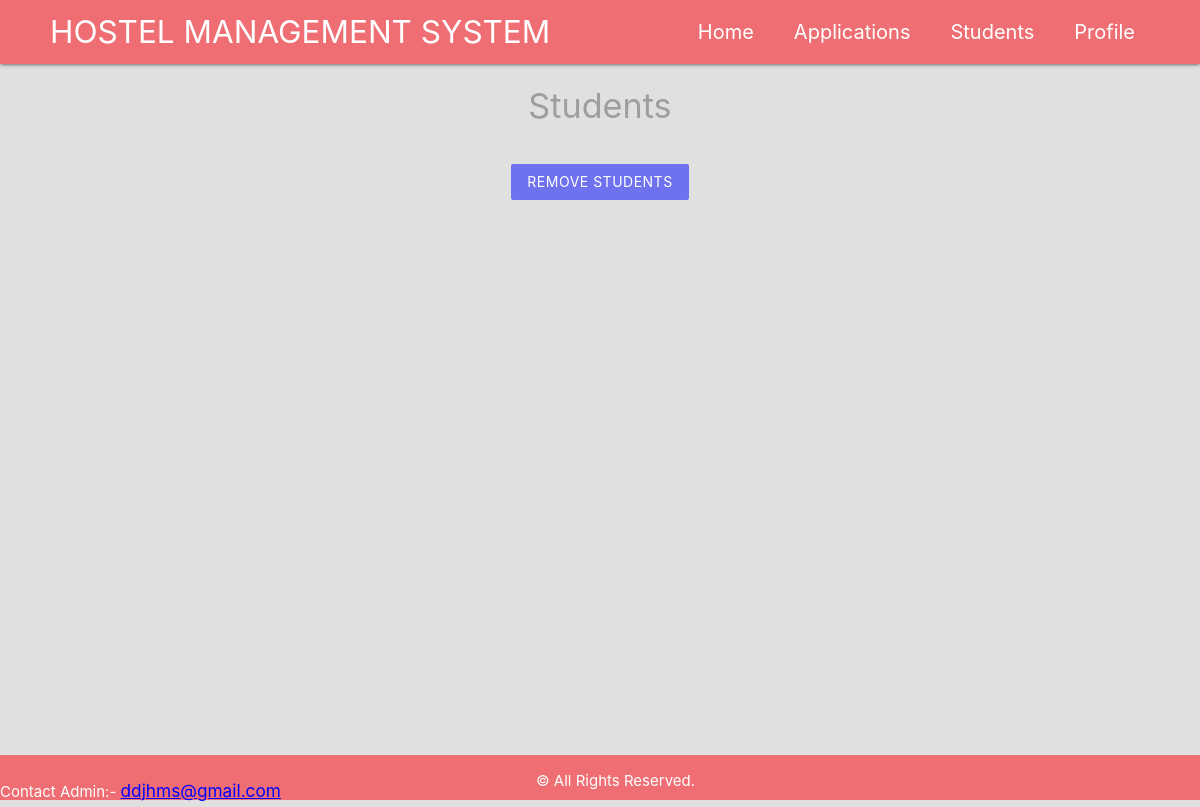
The page /Managers/students.php (signed in) on the database as committed earlier.
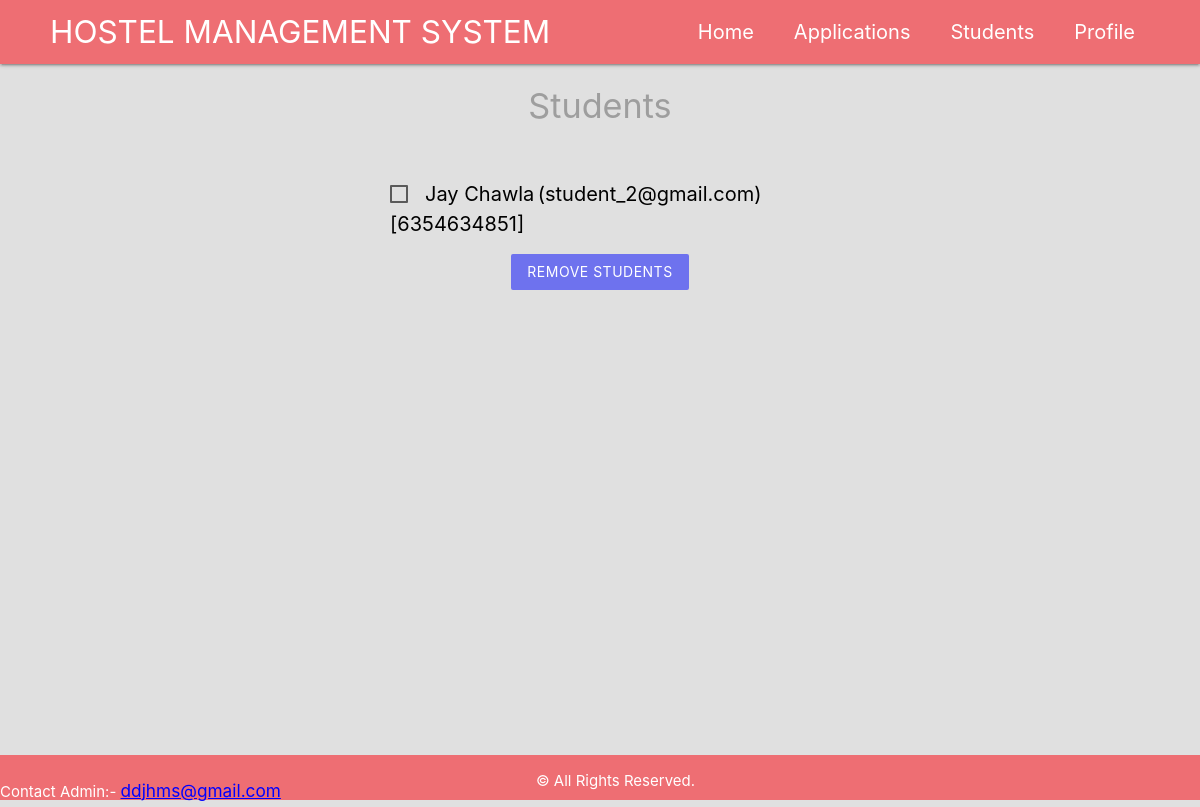
The same page on the database as committed later.
### tables this page shows
CREATE TABLE `managers` (
  `manager_id` int(11) NOT NULL,
  `first_name` varchar(255) NOT NULL,
  `last_name` varchar(255) NOT NULL,
  `date_of_birth` date NOT NULL,
  `mobile` varchar(15) NOT NULL,
  `email` varchar(255) NOT NULL,
  `password` varchar(255) NOT NULL,
  `is_admin` tinyint(1) NOT NULL,
  `hostel_id` int(11) DEFAULT NULL
);

CREATE TABLE `students` (
  `student_id` int(11) NOT NULL,
  `first_name` varchar(255) NOT NULL,
  `last_name` varchar(255) NOT NULL,
  `date_of_birth` varchar(20) NOT NULL,
  `mobile` varchar(30) NOT NULL,
  `email` varchar(255) NOT NULL,
  `password` varchar(255) NOT NULL,
  `hostel_id` int(11) DEFAULT NULL,
  `has_applied` tinyint(1) NOT NULL DEFAULT 0,
  `id_card` longblob DEFAULT NULL
);

### Managers/session.php (called while the page is built, shortened)
<?php
	require '../config/db_connect.php';
	$user_check=$_SESSION['username'];
	$sql = "SELECT * FROM managers WHERE email='$user_check'";
	$result = mysqli_query($conn,$sql);
	$manager= mysqli_fetch_assoc($result);
?>

### Managers/students.php (the view, shortened to what this page needs)
<?php
	require 'session.php';
	$hid = $manager['hostel_id'];
	$sql1 = "SELECT * FROM students WHERE hostel_id = '$hid'";
	$result1 = mysqli_query($conn,$sql1);
	$students = mysqli_fetch_all($result1,MYSQLI_ASSOC);
	if($conn)
	{
		$hid = $manager['hostel_id'];
		$sql_q1="SELECT * FROM students WHERE hostel_id = '$hid'";
		$result1=mysqli_query($conn,$sql_q1);
		$students=mysqli_fetch_all($result1,MYSQLI_ASSOC);
	}
?>
<!DOCTYPE html>
<html>
	<?php include('templates/header.php'); ?>
	<h4 class="center grey-text">Students</h4>
	<div class="z-depth=0">
		<form action="students.php" method="post">
				<?php foreach($students as $student): ?>
					<p>
						<label for="<?php echo $student['student_id'];?>">
							<tr>
								<td><span><?php echo $student['first_name'].'	'.$student['last_name'] ?></span></td>
								<td><span><?php echo '('.$student['email'].')'.'['.$student['mobile'].']'?></span></td>
							</tr>
						</label>
					</p>
				<?php endforeach; ?>
			<center><button type="submit" name="delete" class="btn brand z-depth-0">Remove Students</button></center>
		</form>
	</div>
	<?php include('templates/footer.php'); ?>
</html>

### Managers/templates/header.php (shortened to what this page needs)
<head>
	<link rel="stylesheet" href="https://cdnjs.cloudflare.com/ajax/libs/materialize/1.0.0/css/materialize.min.css">
</head>
<body class="grey lighten-2">
<div class="main_container">
	<div class="content_wrap">
		<div class="navbar-fixed">
			<nav>
			    <div class="nav-wrapper">
			      <a href="index.php" class="brand-logo" id="logo">HOSTEL MANAGEMENT SYSTEM</a>
			      <ul id="nav-mobile" class="right hide-on-med-and-down">
			        <li class="nav_button"><a href="index.php" class="nav_button_text" id="home">Home</a></li>
			        <li class="nav_button" id="wrapper"><a href="applications.php" class="nav_button_text" id="applications">Applications</a></li>
			        <li class="nav_button"><a href="students.php" class="nav_button_text" id="students">Students</a></li>
			        <li class="nav_button" style="margin-right: 50px"><a href="profile.php" class="nav_button_text" id="profile">Profile</a></li>
			      </ul>
			    </div>
			</nav>
		</div>

### Managers/templates/footer.php (shortened to what this page needs)
		<?php
		$sql="SELECT email FROM managers WHERE is_admin=1";
		$result=mysqli_query($conn,$sql);
		$admin_email_id=mysqli_fetch_assoc($result);
		?>
		</div>
	<footer class="section">
		<div class="left">
			Contact Admin:-
			<form action="send_mail.php" method="POST" id="admin_email_form">
			<button id="admin_email"><h6><?php echo htmlspecialchars($admin_email_id['email'])?></h6></button>
			</form>
		</div>
		<div class="center" style="margin-right: 250px">© All Rights Reserved.</div>
	</footer>
	</div>
</body>

### Managers/templates/header.php (style rules this page uses)
.main_container { position:relative; min-height:100vh; }
.content_wrap { padding-bottom:4.0rem; }
.brand { background: #6e72ee !important; }
.nav_button { margin-right: 10px; }
.nav_button_text { font-size: 20px; }
form { max-width: 460px; margin: 20px auto; padding: 20px; }
footer { position: absolute; bottom: 0; width: 100%; height: 3.0rem; background-color: #ee6e73; color: white; text-align: center; }
#logo { margin-left: 50px; }
#admin_email_form { margin:0; padding:0; width:auto; display:inline; }
#admin_email { padding:0; margin:0; border:none; background:none; text-decoration:underline; display:inline; color:blue; }

### Managers/students.php (style rules this page uses)
span { font-size: 20px !important; color: black; }

Rows that differ between the two databases and show on the page:
added students: first_name "Jay", last_name "Chawla", email "student_2@gmail.com", mobile "6354634851"
